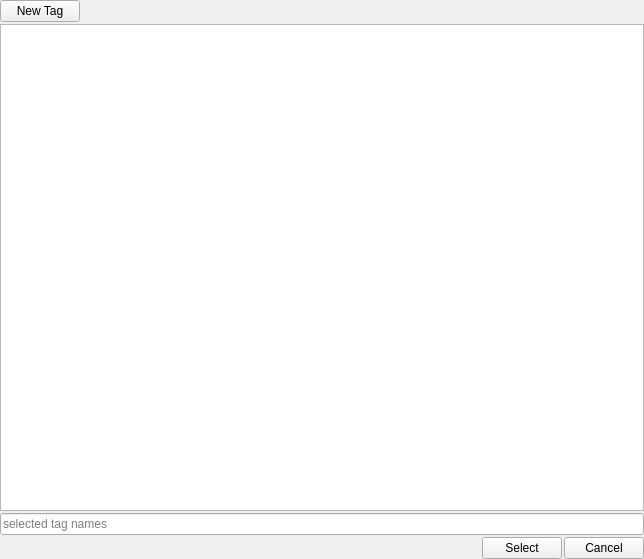
<?xml version="1.0" encoding="UTF-8"?>
<ui version="4.0">
 <class>tag_manage_widget</class>
 <widget class="QWidget" name="tag_manage_widget">
  <property name="geometry">
   <rect>
    <x>0</x>
    <y>0</y>
    <width>644</width>
    <height>559</height>
   </rect>
  </property>
  <property name="sizePolicy">
   <sizepolicy hsizetype="Expanding" vsizetype="Expanding">
    <horstretch>0</horstretch>
    <verstretch>0</verstretch>
   </sizepolicy>
  </property>
  <property name="windowTitle">
   <string>Select Tag</string>
  </property>
  <layout class="QVBoxLayout" name="verticalLayout">
   <property name="spacing">
    <number>2</number>
   </property>
   <property name="leftMargin">
    <number>0</number>
   </property>
   <property name="topMargin">
    <number>0</number>
   </property>
   <property name="rightMargin">
    <number>0</number>
   </property>
   <property name="bottomMargin">
    <number>0</number>
   </property>
   <item>
    <layout class="QHBoxLayout" name="button_layout">
     <item>
      <widget class="QPushButton" name="new_tag_btn">
       <property name="text">
        <string>New Tag</string>
       </property>
      </widget>
     </item>
     <item>
      <spacer name="horizontalSpacer">
       <property name="orientation">
        <enum>Qt::Horizontal</enum>
       </property>
       <property name="sizeHint" stdset="0">
        <size>
         <width>40</width>
         <height>20</height>
        </size>
       </property>
      </spacer>
     </item>
    </layout>
   </item>
   <item>
    <widget class="QListWidget" name="tag_list_widget">
     <property name="sizePolicy">
      <sizepolicy hsizetype="Expanding" vsizetype="Expanding">
       <horstretch>0</horstretch>
       <verstretch>0</verstretch>
      </sizepolicy>
     </property>
     <property name="minimumSize">
      <size>
       <width>200</width>
       <height>1</height>
      </size>
     </property>
     <property name="baseSize">
      <size>
       <width>0</width>
       <height>0</height>
      </size>
     </property>
    </widget>
   </item>
   <item>
    <widget class="QLineEdit" name="selected_line_edit">
     <property name="placeholderText">
      <string>selected tag names</string>
     </property>
    </widget>
   </item>
   <item>
    <layout class="QHBoxLayout" name="horizontalLayout">
     <item>
      <spacer name="horizontalSpacer_2">
       <property name="orientation">
        <enum>Qt::Horizontal</enum>
       </property>
       <property name="sizeHint" stdset="0">
        <size>
         <width>40</width>
         <height>20</height>
        </size>
       </property>
      </spacer>
     </item>
     <item>
      <widget class="QPushButton" name="select_btn">
       <property name="text">
        <string>Select</string>
       </property>
      </widget>
     </item>
     <item>
      <widget class="QPushButton" name="cancel_btn">
       <property name="text">
        <string>Cancel</string>
       </property>
      </widget>
     </item>
    </layout>
   </item>
  </layout>
 </widget>
 <resources/>
 <connections/>
</ui>
